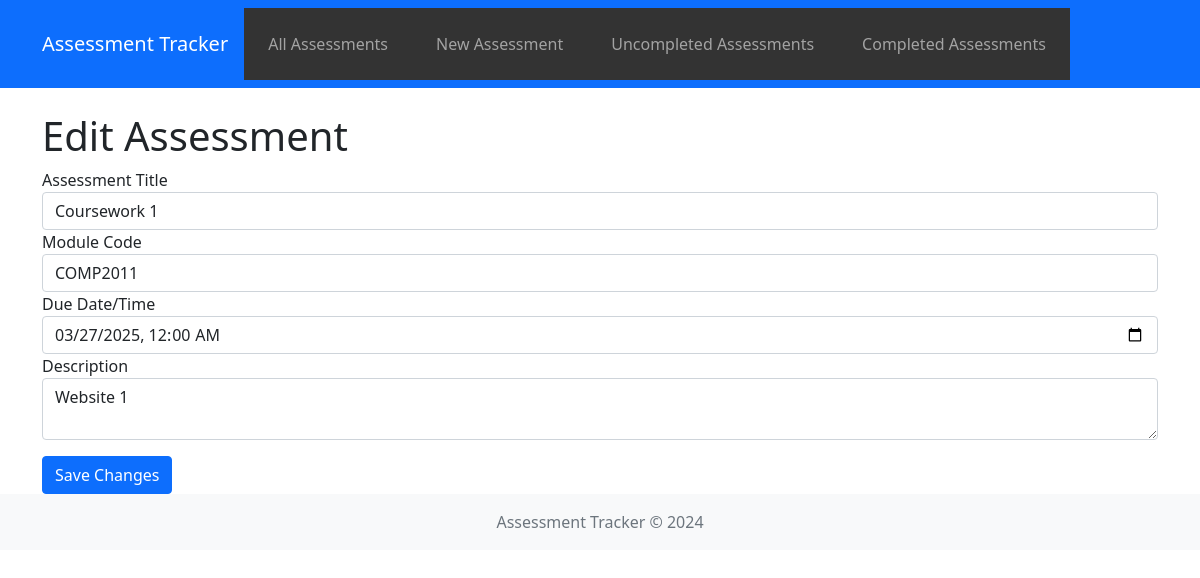
Page /edit/2 on the committed database.
### Oriental Template/Web-CW1/app/models.py (models this page shows)
class Assessment(db.Model):
    id  =  db.Column(db.Integer, primary_key = True)
    assessment_title = db.Column(db.String(50), nullable = False)
    module_code = db.Column(db.String(10), nullable = False)
    deadline_date = db.Column(db.DateTime, nullable = False)
    description = db.Column(db.String(200))
    status = db.Column(db.Boolean, default = False)

### Oriental Template/Web-CW1/app/views.py (the view, shortened to what this page needs)
@app.route('/edit/<int:id>', methods=['GET', 'POST'])
def edit(id):
    assessment = Assessment.query.get_or_404(id)
    form = AssessmentForm(obj=assessment)
    return render_template('edit.html', form=form, assessment=assessment)

### Oriental Template/Web-CW1/app/forms.py
class AssessmentForm(FlaskForm):
    assessment_title = StringField('Title', validators=[DataRequired(), Length(max=50)])
    module_code = StringField('Module Code', validators=[DataRequired(), Length(max=10)])
    deadline_date = DateTimeField('Deadline', format='%Y-%m-%dT%H:%M', validators=[DataRequired()])
    description = TextAreaField('Description', validators=[Length(max=200)])
    status = BooleanField('Completed')
    submit = SubmitField('Save')

### Oriental Template/Web-CW1/app/templates/edit.html (shortened to what this page needs)
{% extends "base.html" %}
{% block content %}
<h1>Edit Assessment</h1>
<form action="{{ url_for('edit', id=assessment.id) }}" method="post">
    <div class="form-group">
        <label for="assessment_title">Assessment Title</label>
        {{ form.assessment_title(class_="form-control") }}
    </div>
    <div class="form-group">
        <label for="module_code">Module Code</label>
        {{ form.module_code(class_="form-control") }}
    </div>
    <div class="form-group">
        <label for="deadline_date">Due Date/Time</label>
        {{ form.deadline_date(class_="form-control", type="datetime-local") }}
    </div>
    <div class="form-group">
        <label for="description">Description</label>
        {{ form.description(class_="form-control") }}
    </div>
    <button type="submit" class="btn btn-primary mt-3">Save Changes</button>
</form>
{% endblock %}

### Oriental Template/Web-CW1/app/static/css/styles.css (style rules this page uses)
body { font-family: Arial, sans-serif; background-color: #f9f9f9; margin: 0; padding: 0; }
button { margin-right: 10px; }

### rows in the picture
Assessment: assessment_title "Coursework 1", module_code "COMP2011", deadline_date "03/27/2025 00:00", description "Website 1"
